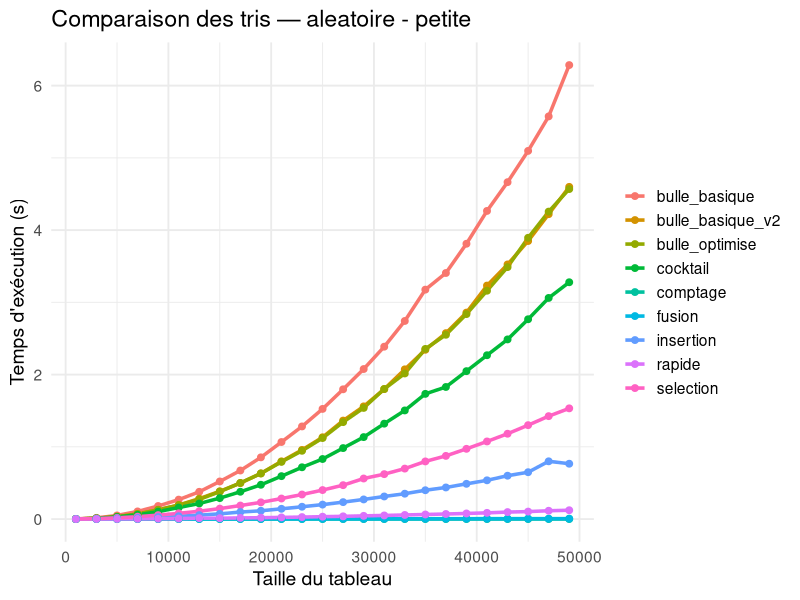
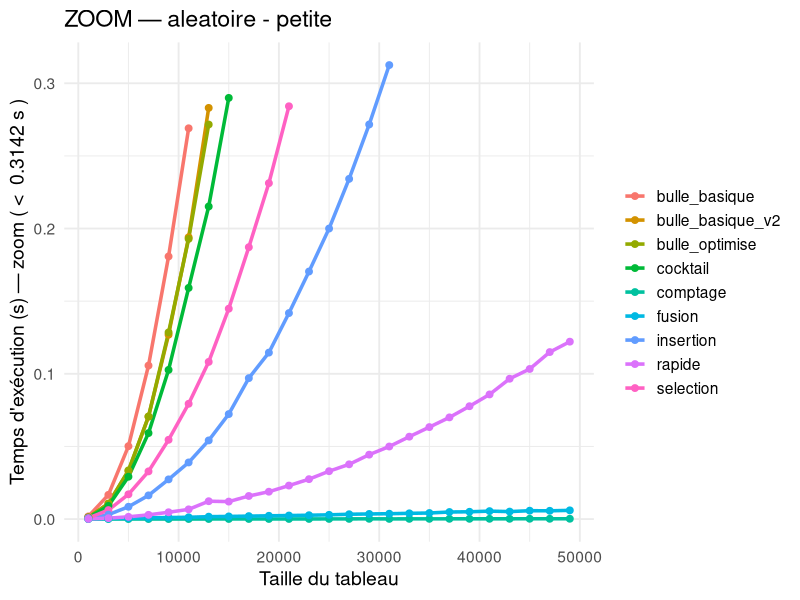
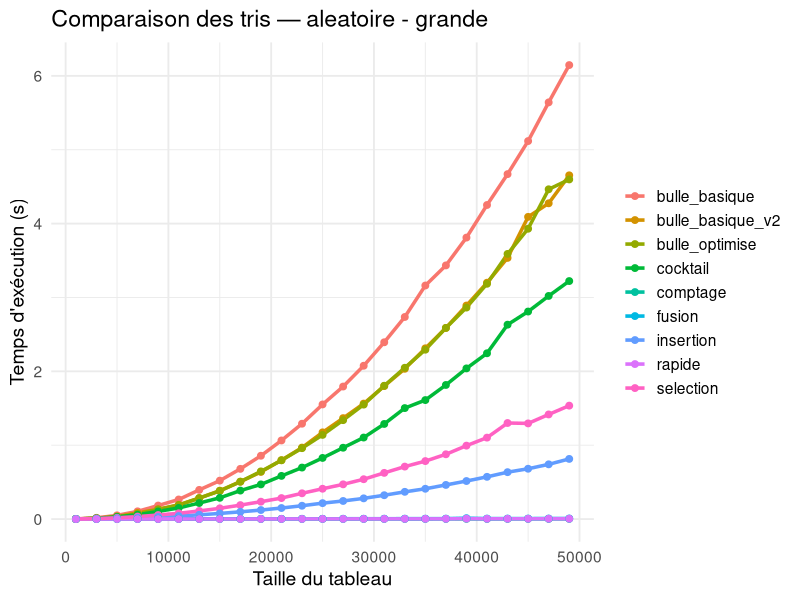
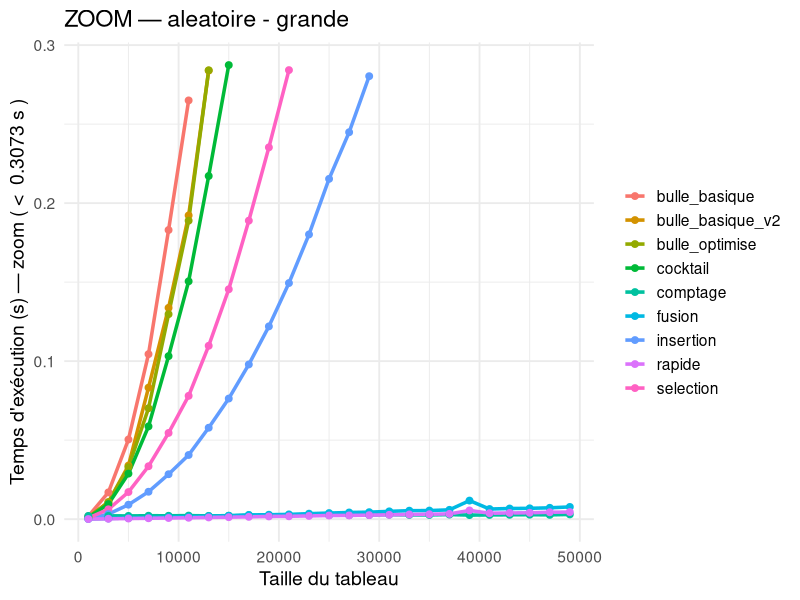
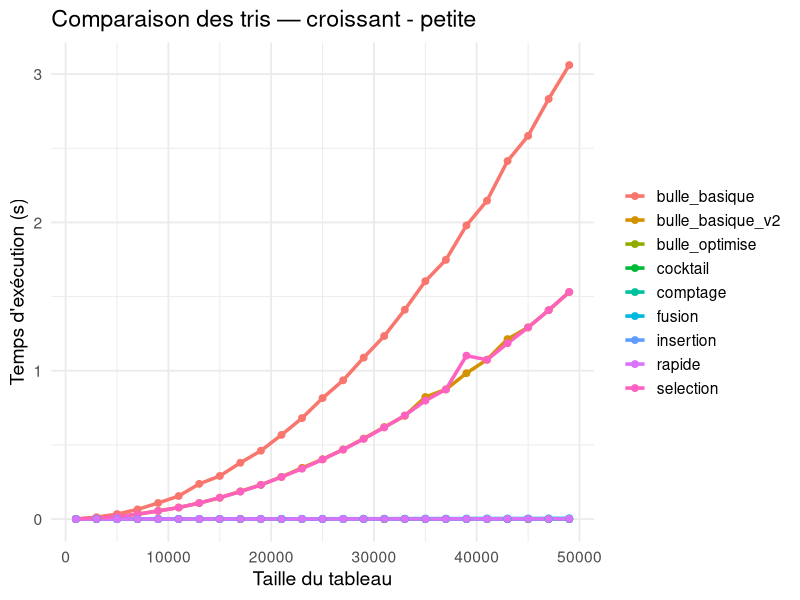
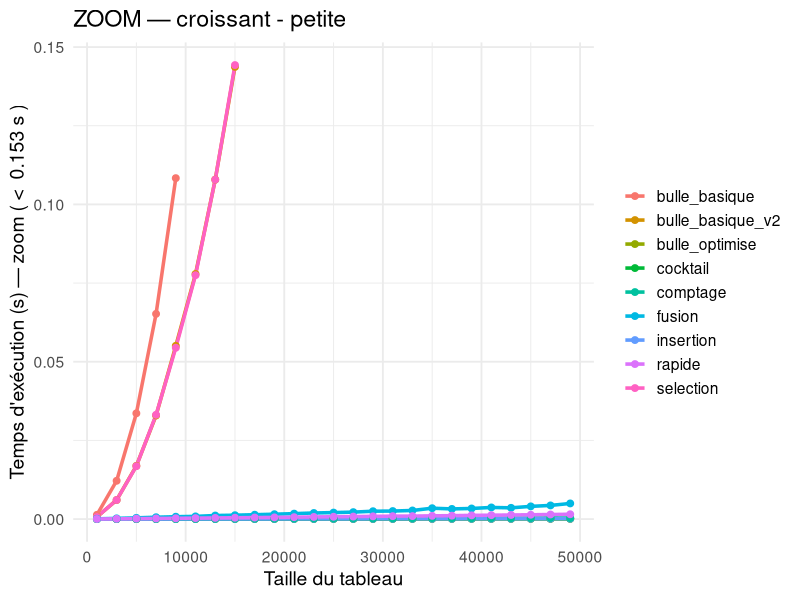
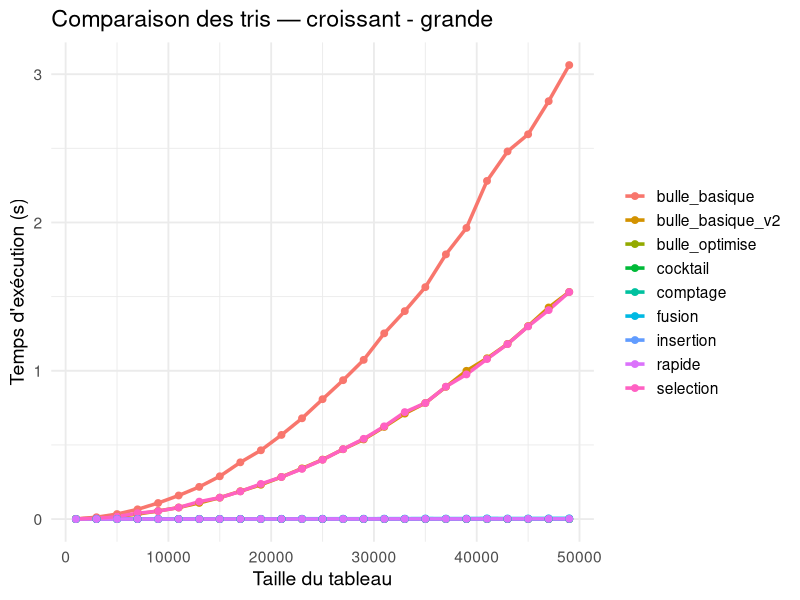
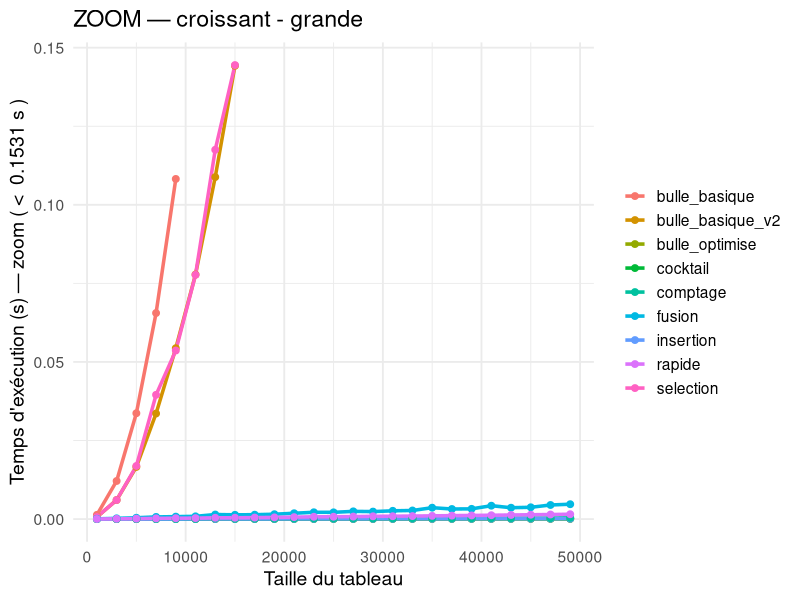

Here is the R script that generated these plots, in order:
library(ggplot2)
data <- read.csv("resultats.csv")

# Fonction générant un zoom automatique
generer_zoom <- function(df, cas_type, p) {
  # seuil automatique basé sur les données (1% de la valeur max)
  seuil <- max(df$temps) * 0.05  

  df_zoom <- subset(df, temps <= seuil)

  if (nrow(df_zoom) < 5) {
    return()   # Rien à zoomer, on ne génère pas de fichier inutile
  }

  g_zoom <- ggplot(df_zoom, aes(x = taille, y = temps, color = tri, group = tri)) +
    geom_line(linewidth = 1.2) +
    geom_point(size = 2) +
    ggtitle(paste("ZOOM —", cas_type, "-", p)) +
    xlab("Taille du tableau") +
    ylab(paste("Temps d'exécution (s) — zoom ( < ", round(seuil, 4), "s )")) +
    theme_minimal(base_size = 14) +
    theme(legend.title = element_blank())

  ggsave(paste0("zoom_", cas_type, "_", p, ".png"), g_zoom, width = 7, height = 5)
}

# 1️⃣ Comparaison globale pour chaque combinaison (cas, plage)
for (cas_type in unique(data$cas)) {
  for (p in unique(data$plage)) {

    subset_data <- subset(data, cas == cas_type & plage == p)

    # ---- Graphique principal ----
    g <- ggplot(subset_data, 
                aes(x = taille, y = temps, color = tri, group = tri)) +
      geom_line(linewidth = 1.2) +
      geom_point(size = 2) +
      ggtitle(paste("Comparaison des tris —", cas_type, "-", p)) +
      xlab("Taille du tableau") +
      ylab("Temps d'exécution (s)") +
      theme_minimal(base_size = 14) +
      theme(legend.title = element_blank())

    ggsave(paste0("comparaison_", cas_type, "_", p, ".png"), g, width = 7, height = 5)

    # ---- Graphique zoomé ----
    generer_zoom(subset_data, cas_type, p)
  }
}

# 2️⃣ Courbe par tri (tous cas + plages)
for (t in unique(data$tri)) {
  g <- ggplot(subset(data, tri == t),
              aes(x = taille, y = temps, color = interaction(cas, plage), group = interaction(cas, plage))) +
    geom_line(linewidth = 1.3) +
    geom_point(size = 2) +
    ggtitle(paste("Performance du tri :", t)) +
    xlab("Taille du tableau") +
    ylab("Temps d'exécution (s)") +
    theme_minimal(base_size = 14) +
    theme(legend.title = element_blank())
  ggsave(paste0("courbe_", t, ".png"), g, width = 7, height = 5)
}

cat("✅ Tous les graphiques + ZOOMS ont été générés !\n")
